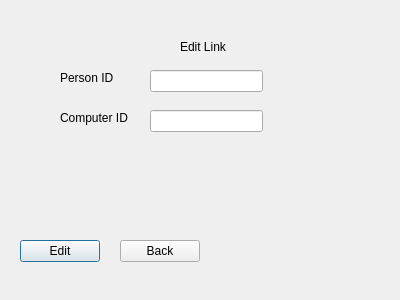
<?xml version="1.0" encoding="UTF-8"?>
<ui version="4.0">
 <class>EditLink</class>
 <widget class="QDialog" name="EditLink">
  <property name="geometry">
   <rect>
    <x>0</x>
    <y>0</y>
    <width>400</width>
    <height>300</height>
   </rect>
  </property>
  <property name="windowTitle">
   <string>Dialog</string>
  </property>
  <widget class="QLabel" name="l_header">
   <property name="geometry">
    <rect>
     <x>180</x>
     <y>40</y>
     <width>59</width>
     <height>14</height>
    </rect>
   </property>
   <property name="text">
    <string>Edit Link</string>
   </property>
  </widget>
  <widget class="QLineEdit" name="edit_person">
   <property name="geometry">
    <rect>
     <x>150</x>
     <y>70</y>
     <width>113</width>
     <height>22</height>
    </rect>
   </property>
  </widget>
  <widget class="QLabel" name="l_PID">
   <property name="geometry">
    <rect>
     <x>60</x>
     <y>70</y>
     <width>61</width>
     <height>16</height>
    </rect>
   </property>
   <property name="text">
    <string>Person ID</string>
   </property>
  </widget>
  <widget class="QLineEdit" name="lineEdit">
   <property name="geometry">
    <rect>
     <x>150</x>
     <y>110</y>
     <width>113</width>
     <height>22</height>
    </rect>
   </property>
  </widget>
  <widget class="QLabel" name="l_CID">
   <property name="geometry">
    <rect>
     <x>60</x>
     <y>110</y>
     <width>81</width>
     <height>16</height>
    </rect>
   </property>
   <property name="text">
    <string>Computer ID</string>
   </property>
  </widget>
  <widget class="QPushButton" name="pBEdit">
   <property name="geometry">
    <rect>
     <x>20</x>
     <y>240</y>
     <width>80</width>
     <height>22</height>
    </rect>
   </property>
   <property name="text">
    <string>Edit</string>
   </property>
  </widget>
  <widget class="QPushButton" name="pBBack">
   <property name="geometry">
    <rect>
     <x>120</x>
     <y>240</y>
     <width>80</width>
     <height>22</height>
    </rect>
   </property>
   <property name="text">
    <string>Back</string>
   </property>
  </widget>
 </widget>
 <resources/>
 <connections/>
</ui>
